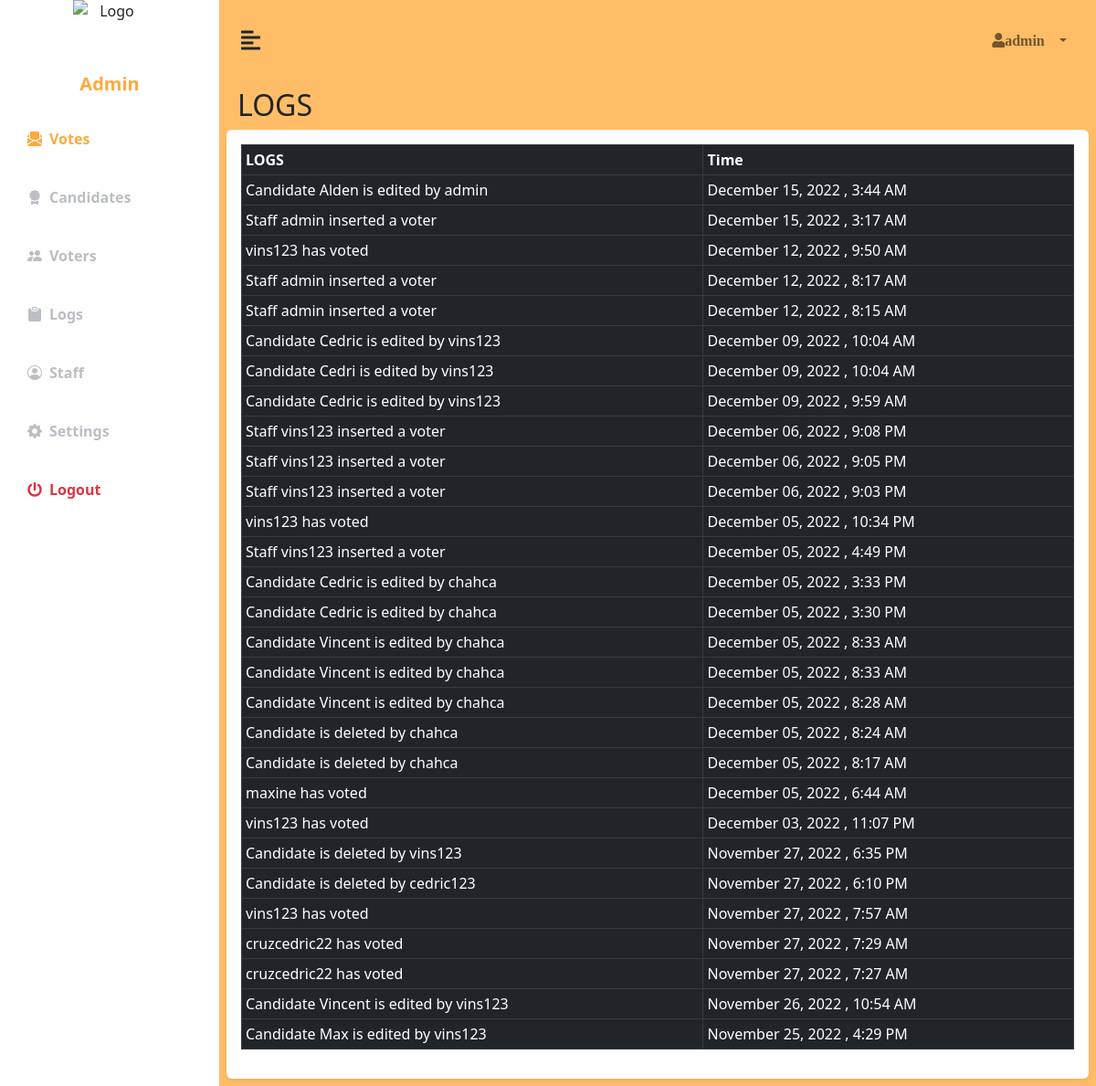
The page /logs.php (signed in) on the database its author committed.
### tables this page shows
CREATE TABLE `vot_logs` (
  `id` int(11) NOT NULL,
  `user_id` int(11) NOT NULL,
  `action` varchar(255) NOT NULL,
  `added_by` varchar(255) NOT NULL,
  `time` datetime NOT NULL DEFAULT current_timestamp() ON UPDATE current_timestamp()
);

### logs.php (the view, shortened to what this page needs)
<?php include('admin.php');
include('config.php');
$populatetable = "SELECT * FROM vot_logs ORDER BY time DESC";
$result = $conn ->query($populatetable);
?>
<!DOCTYPE html>
<html lang="en">
<head>
</head>
<body>
<div class="container">
        <div class="row p-2">
                    <h2>LOGS</h2>
            <div class="p-3 bg-white shadow-sm w-100 rounded">
                        <div class="row">
                            <div class="col">
                                        <center>
                                            <table class="table table-bordered table-sm table-dark" id="table">
                                                <thead>
                                                    <tr>
                                                        <th>LOGS</th>
                                                        <th>Time</th>
                                                    </tr>
                                                </thead>
                                                <?php while($row = mysqli_fetch_array($result)){?>
                                                <tbody>
                                                    <tr>
                                                        <td><?php echo $row['action'].' '.$row['added_by'] ; ?></td>
                                                        <td><?php echo date('F d, Y , g:i A',strtotime(str_replace(',',',', $row['time']))) ?></td>
                                                    </tr>
                                                    <?php } ?>
                                                </tbody>
                                            </table>
                                        </center>
                            </div>
                        </div>
            </div>
        </div>
    </div>
</body>
</html>

### css/style2.css (style rules this page uses)
:root { --main-bg-color: #E96422; --main-text-color: #FDA93D; --second-text-color: #bbbec5; --second-bg-color: #c1efde; }

### rows shown on the page
vot_logs: action "Candidate Alden is edited by", added_by "admin", time "December 15, 2022 , 3:44 AM"
vot_logs: action "Staff admin inserted a voter", time "December 15, 2022 , 3:17 AM"
vot_logs: action "vins123 has voted", time "December 12, 2022 , 9:50 AM"
vot_logs: action "Staff admin inserted a voter", time "December 12, 2022 , 8:17 AM"
vot_logs: action "Staff admin inserted a voter", time "December 12, 2022 , 8:15 AM"
vot_logs: action "Candidate Cedric is edited by", added_by "vins123", time "December 09, 2022 , 10:04 AM"
vot_logs: action "Candidate Cedri is edited by", added_by "vins123", time "December 09, 2022 , 10:04 AM"
vot_logs: action "Candidate Cedric is edited by", added_by "vins123", time "December 09, 2022 , 9:59 AM"
vot_logs: action "Staff vins123 inserted a voter", time "December 06, 2022 , 9:08 PM"
vot_logs: action "Staff vins123 inserted a voter", time "December 06, 2022 , 9:05 PM"
vot_logs: action "Staff vins123 inserted a voter", time "December 06, 2022 , 9:03 PM"
vot_logs: action "vins123 has voted", time "December 05, 2022 , 10:34 PM"
vot_logs: action "Staff vins123 inserted a voter", time "December 05, 2022 , 4:49 PM"
vot_logs: action "Candidate Cedric is edited by", added_by "chahca", time "December 05, 2022 , 3:33 PM"
vot_logs: action "Candidate Cedric is edited by", added_by "chahca", time "December 05, 2022 , 3:30 PM"
vot_logs: action "Candidate Vincent is edited by", added_by "chahca", time "December 05, 2022 , 8:33 AM"
vot_logs: action "Candidate Vincent is edited by", added_by "chahca", time "December 05, 2022 , 8:33 AM"
vot_logs: action "Candidate Vincent is edited by", added_by "chahca", time "December 05, 2022 , 8:28 AM"
vot_logs: action "Candidate is deleted by", added_by "chahca", time "December 05, 2022 , 8:24 AM"
vot_logs: action "Candidate is deleted by", added_by "chahca", time "December 05, 2022 , 8:17 AM"
vot_logs: action "maxine has voted", time "December 05, 2022 , 6:44 AM"
vot_logs: action "vins123 has voted", time "December 03, 2022 , 11:07 PM"
vot_logs: action "Candidate is deleted by", added_by "vins123", time "November 27, 2022 , 6:35 PM"
vot_logs: action "Candidate is deleted by", added_by "cedric123", time "November 27, 2022 , 6:10 PM"
vot_logs: action "vins123 has voted", time "November 27, 2022 , 7:57 AM"
vot_logs: action "cruzcedric22 has voted", time "November 27, 2022 , 7:29 AM"
vot_logs: action "cruzcedric22 has voted", time "November 27, 2022 , 7:27 AM"
vot_logs: action "Candidate Vincent is edited by", added_by "vins123", time "November 26, 2022 , 10:54 AM"
vot_logs: action "Candidate Max is edited by", added_by "vins123", time "November 25, 2022 , 4:29 PM"

### other values the page prints
$user_cat "Admin"
$_SESSION['username'] "admin"
